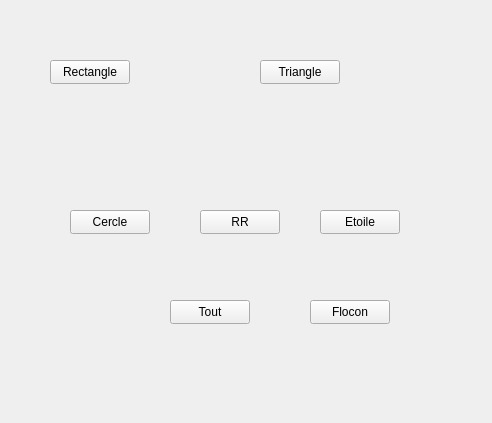
<?xml version="1.0" encoding="UTF-8"?>
<ui version="4.0">
 <class>Oui</class>
 <widget class="QWidget" name="Oui">
  <property name="geometry">
   <rect>
    <x>0</x>
    <y>0</y>
    <width>492</width>
    <height>423</height>
   </rect>
  </property>
  <property name="windowTitle">
   <string>Oui</string>
  </property>
  <widget class="QPushButton" name="pushButton_Rectangle">
   <property name="geometry">
    <rect>
     <x>50</x>
     <y>60</y>
     <width>80</width>
     <height>24</height>
    </rect>
   </property>
   <property name="text">
    <string>Rectangle</string>
   </property>
  </widget>
  <widget class="QPushButton" name="pushButton_Triangle">
   <property name="geometry">
    <rect>
     <x>260</x>
     <y>60</y>
     <width>80</width>
     <height>24</height>
    </rect>
   </property>
   <property name="text">
    <string>Triangle</string>
   </property>
  </widget>
  <widget class="QPushButton" name="pushButton_RR">
   <property name="geometry">
    <rect>
     <x>200</x>
     <y>210</y>
     <width>80</width>
     <height>24</height>
    </rect>
   </property>
   <property name="text">
    <string>RR</string>
   </property>
  </widget>
  <widget class="QPushButton" name="pushButton_Cercle">
   <property name="geometry">
    <rect>
     <x>70</x>
     <y>210</y>
     <width>80</width>
     <height>24</height>
    </rect>
   </property>
   <property name="text">
    <string>Cercle</string>
   </property>
  </widget>
  <widget class="QPushButton" name="pushButton_Etoile">
   <property name="geometry">
    <rect>
     <x>320</x>
     <y>210</y>
     <width>80</width>
     <height>24</height>
    </rect>
   </property>
   <property name="text">
    <string>Etoile</string>
   </property>
  </widget>
  <widget class="QPushButton" name="pushButton_AfficherTout">
   <property name="geometry">
    <rect>
     <x>170</x>
     <y>300</y>
     <width>80</width>
     <height>24</height>
    </rect>
   </property>
   <property name="text">
    <string>Tout</string>
   </property>
  </widget>
  <widget class="QPushButton" name="pushButton_Flocon">
   <property name="geometry">
    <rect>
     <x>310</x>
     <y>300</y>
     <width>80</width>
     <height>24</height>
    </rect>
   </property>
   <property name="text">
    <string>Flocon</string>
   </property>
  </widget>
 </widget>
 <layoutdefault spacing="6" margin="11"/>
 <resources/>
 <connections/>
</ui>
